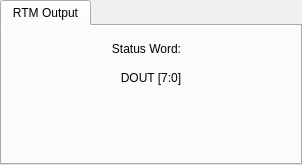
            <widget class="QTabWidget" name="tabWidget_2">
             <property name="currentIndex">
              <number>0</number>
             </property>
             <widget class="QWidget" name="tab_11">
              <attribute name="title">
               <string>RTM Output</string>
              </attribute>
              <layout class="QGridLayout" name="gridLayout_27">
               <item row="1" column="0">
                <layout class="QGridLayout" name="gridLayout_26">
                 <item row="0" column="1">
                  <widget class="QLabel" name="label_37">
                   <property name="minimumSize">
                    <size>
                     <width>0</width>
                     <height>20</height>
                    </size>
                   </property>
                   <property name="text">
                    <string>DOUT [7:0]</string>
                   </property>
                   <property name="alignment">
                    <set>Qt::AlignCenter</set>
                   </property>
                  </widget>
                 </item>
                 <item row="1" column="0">
                  <spacer name="horizontalSpacer_14">
                   <property name="orientation">
                    <enum>Qt::Horizontal</enum>
                   </property>
                   <property name="sizeHint" stdset="0">
                    <size>
                     <width>40</width>
                     <height>20</height>
                    </size>
                   </property>
                  </spacer>
                 </item>
                 <item row="1" column="1">
                  <widget class="PyDMByteIndicator" name="PyDMByteIndicator_3">
                   <property name="minimumSize">
                    <size>
                     <width>200</width>
                     <height>60</height>
                    </size>
                   </property>
                   <property name="maximumSize">
                    <size>
                     <width>16777215</width>
                     <height>16777215</height>
                    </size>
                   </property>
                   <property name="toolTip">
                    <string/>
                   </property>
                   <property name="channel" stdset="0">
                    <string>ca://${P}:RTM_DO</string>
                   </property>
                   <property name="orientation" stdset="0">
                    <enum>Qt::Horizontal</enum>
                   </property>
                   <property name="showLabels" stdset="0">
                    <bool>true</bool>
                   </property>
                   <property name="bigEndian" stdset="0">
                    <bool>true</bool>
                   </property>
                   <property name="labelPosition" stdset="0">
                    <enum>QTabWidget::South</enum>
                   </property>
                   <property name="numBits" stdset="0">
                    <number>8</number>
                   </property>
                   <property name="shift" stdset="0">
                    <number>0</number>
                   </property>
                   <property name="labels" stdset="0">
                    <stringlist>
                     <string>0</string>
                     <string>1</string>
                     <string>2</string>
                     <string>3</string>
                     <string>4</string>
                     <string>5</string>
                     <string>6</string>
                     <string>7</string>
                    </stringlist>
                   </property>
                  </widget>
                 </item>
                 <item row="1" column="2">
                  <spacer name="horizontalSpacer_15">
                   <property name="orientation">
                    <enum>Qt::Horizontal</enum>
                   </property>
                   <property name="sizeHint" stdset="0">
                    <size>
                     <width>40</width>
                     <height>20</height>
                    </size>
                   </property>
                  </spacer>
                 </item>
                </layout>
               </item>
               <item row="0" column="0">
                <widget class="QFrame" name="frame_5">
                 <property name="minimumSize">
                  <size>
                   <width>0</width>
                   <height>25</height>
                  </size>
                 </property>
                 <property name="frameShape">
                  <enum>QFrame::NoFrame</enum>
                 </property>
                 <property name="frameShadow">
                  <enum>QFrame::Raised</enum>
                 </property>
                 <layout class="QGridLayout" name="gridLayout_29">
                  <property name="leftMargin">
                   <number>0</number>
                  </property>
                  <property name="topMargin">
                   <number>0</number>
                  </property>
                  <property name="rightMargin">
                   <number>0</number>
                  </property>
                  <property name="bottomMargin">
                   <number>0</number>
                  </property>
                  <property name="horizontalSpacing">
                   <number>10</number>
                  </property>
                  <property name="verticalSpacing">
                   <number>0</number>
                  </property>
                  <item row="0" column="0">
                   <layout class="QGridLayout" name="gridLayout_28">
                    <property name="horizontalSpacing">
                     <number>10</number>
                    </property>
                    <property name="verticalSpacing">
                     <number>0</number>
                    </property>
                    <item row="0" column="1">
                     <widget class="QLabel" name="label_38">
                      <property name="text">
                       <string>Status Word:</string>
                      </property>
                      <property name="alignment">
                       <set>Qt::AlignRight|Qt::AlignTrailing|Qt::AlignVCenter</set>
                      </property>
                     </widget>
                    </item>
                    <item row="0" column="2">
                     <widget class="PyDMLabel" name="PyDMLabel_54">
                      <property name="minimumSize">
                       <size>
                        <width>100</width>
                        <height>0</height>
                       </size>
                      </property>
                      <property name="toolTip">
                       <string/>
                      </property>
                      <property name="alignment">
                       <set>Qt::AlignCenter</set>
                      </property>
                      <property name="rules" stdset="0">
                       <string>[{&quot;name&quot;: &quot;New Rule&quot;, &quot;property&quot;: &quot;Text&quot;, &quot;initial_value&quot;: &quot;&quot;, &quot;expression&quot;: &quot;'0x{:X}'.format(ch[0] if ch[0]&gt;=0 else ch[0]+2**32)&quot;, &quot;channels&quot;: [{&quot;channel&quot;: &quot;ca://${P}:RTM_DO&quot;, &quot;trigger&quot;: true, &quot;use_enum&quot;: true}]}]</string>
                      </property>
                      <property name="precision" stdset="0">
                       <number>0</number>
                      </property>
                      <property name="showUnits" stdset="0">
                       <bool>false</bool>
                      </property>
                      <property name="precisionFromPV" stdset="0">
                       <bool>true</bool>
                      </property>
                      <property name="alarmSensitiveContent" stdset="0">
                       <bool>true</bool>
                      </property>
                      <property name="alarmSensitiveBorder" stdset="0">
                       <bool>true</bool>
                      </property>
                      <property name="PyDMToolTip" stdset="0">
                       <string/>
                      </property>
                      <property name="channel" stdset="0">
                       <string/>
                      </property>
                      <property name="displayFormat" stdset="0">
                       <enum>PyDMLabel::String</enum>
                      </property>
                     </widget>
                    </item>
                    <item row="0" column="0">
                     <spacer name="horizontalSpacer_16">
                      <property name="orientation">
                       <enum>Qt::Horizontal</enum>
                      </property>
                      <property name="sizeHint" stdset="0">
                       <size>
                        <width>40</width>
                        <height>20</height>
                       </size>
                      </property>
                     </spacer>
                    </item>
                   </layout>
                  </item>
                 </layout>
                </widget>
               </item>
              </layout>
             </widget>
            </widget>
